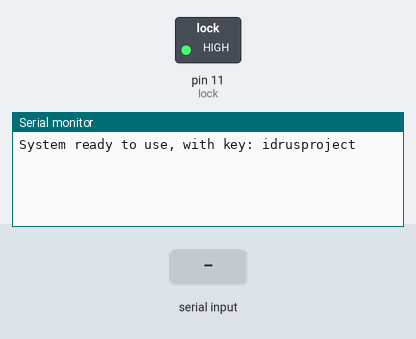
This sketch was run on a simulated Arduino Uno, built with avr-gcc and run on an emulated ATmega328P. Parts: switched loads named in the sketch (green lamp = pin HIGH), the last lines printed to the serial monitor. The test bench sets the inputs (shaded band).

Above: at 1.2 s.
1.3 s: "1" received over the second serial link
At 2.8 s:
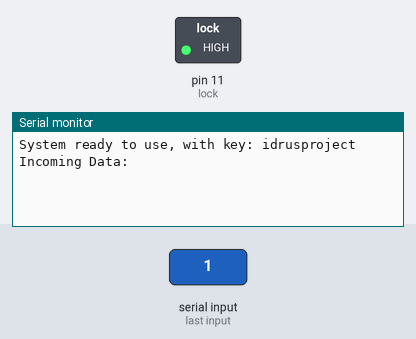
At 3.7 s:
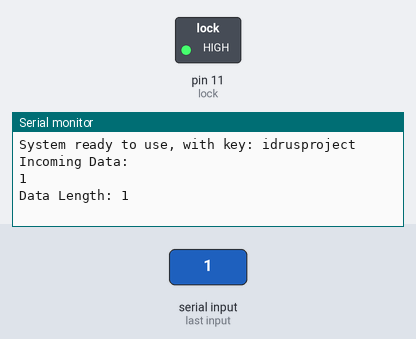

Measured:
- after the input at 1.3 s, the serial monitor: prints a new line after 0.70 s (image 1)

The sketch:

qr_tiktok.ino
```cpp
#include <SoftwareSerial.h>
SoftwareSerial mySerial(2, 3);

#define lock 11
String qrKey = "idrusproject";
String incomingData;

void setup() {
  Serial.begin(9600);
  mySerial.begin(9600);
  pinMode(lock, OUTPUT);
  digitalWrite(lock, 1);
  Serial.println("System ready to use, with key: " + qrKey);
}

void loop() {
  if (mySerial.available()) {
    Serial.println("Incoming Data: ");
    incomingData = mySerial.readString();
    incomingData.trim();
    Serial.println(incomingData);
    Serial.println("Data Length: " + String(incomingData.length()));
    if (incomingData.equals(qrKey)) {
      digitalWrite(lock, 0);
      delay(2000);
      digitalWrite(lock, 1);
    }
  }

  if (Serial.available()) {
    String inputData = Serial.readString();
    mySerial.print(inputData);
  }
  delay(1000);
}
```
